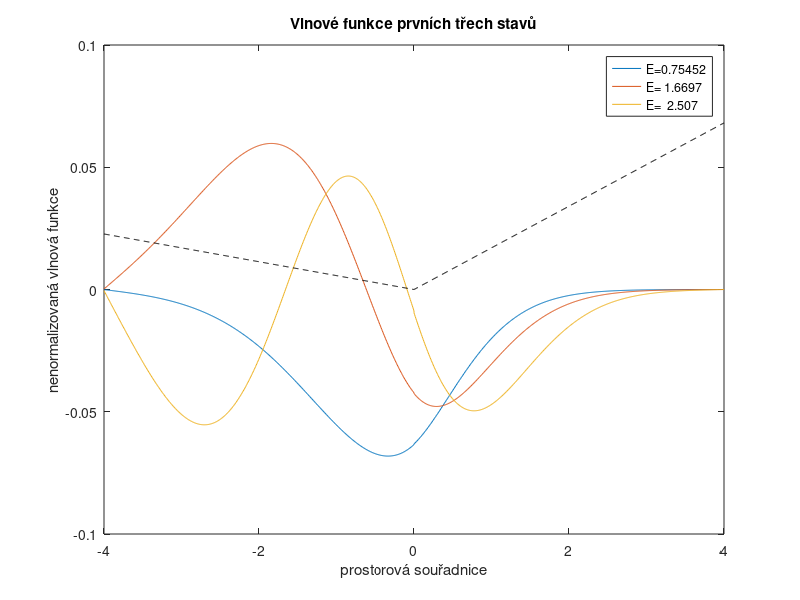
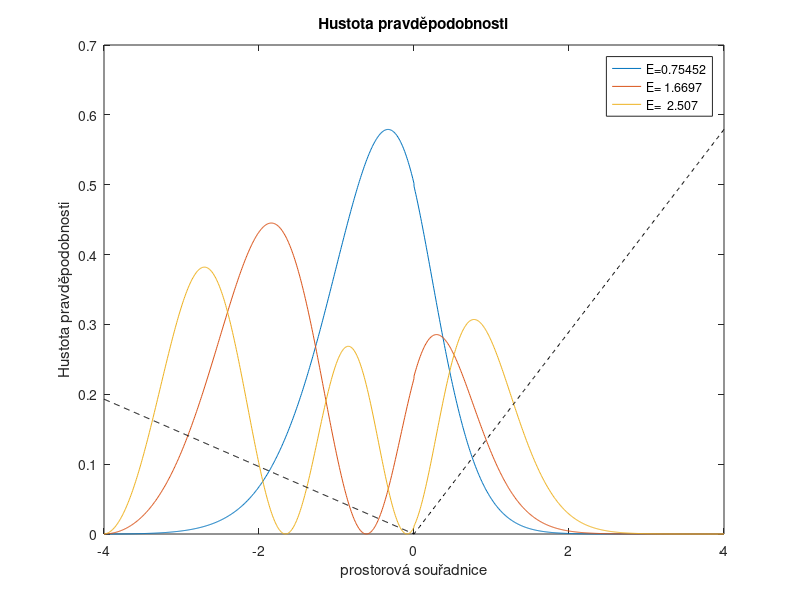

Recreate these plots in MATLAB, in order.
clc
clear all

%sirka jamy 4
d=8;
%počet kroku
N=1000;
x1=linspace(-d/2,0,N/2);
x2=linspace(0,d/2,N/2);
x=[x1,x2];
dx=x(2)-x(1);

%definice potencialu trojuhlenikove jamy
alfa=pi/6;
beta=pi/3;
U1=-tan(alfa)*x1;
U2=tan(beta)*x2;
U=[U1,U2];
pot=spdiags(U',0,N,N);

%viz clanek
e=ones(N,1);
%laplacian
Lap=spdiags([e -2*e e], [-1 0 1], N,N)/dx^2;
h=1; m=1;
H=-0.5*(h^2/m)*Lap+pot;
nmodes=3;
[V,E] = eigs(H,nmodes,'sm');
[E,ind]=sort(diag(E));
V=V(:,ind);
Usc = U*max(abs(V(:)))/max(abs(U))

plot(x,V,x,Usc,'--k')
title('Vlnové funkce prvních třech stavů')
xlabel('prostorová souřadnice')
ylabel('nenormalizovaná vlnová funkce')
lgnd_str=[repmat('E=',nmodes,1),num2str(E)]
legend(lgnd_str);

for i=1:nmodes                          % cyklus pro vytvoreni vektoru pravdepodobnosti
    A(i) = V(:,i)'*V(:,i)*dx;       % normovaci konstanta
    pst(:,i) = V(:,i).*V(:,i)/A(i);   % normovana pravdepodobnost
end

figure(2)
Usc = U*max(abs(pst(:)))/max(abs(U))
plot(x,pst,x,Usc,'--k')
legend(lgnd_str);
title('Hustota pravděpodobnosti')
xlabel('prostorová souřadnice')
ylabel('Hustota pravděpodobnosti')
